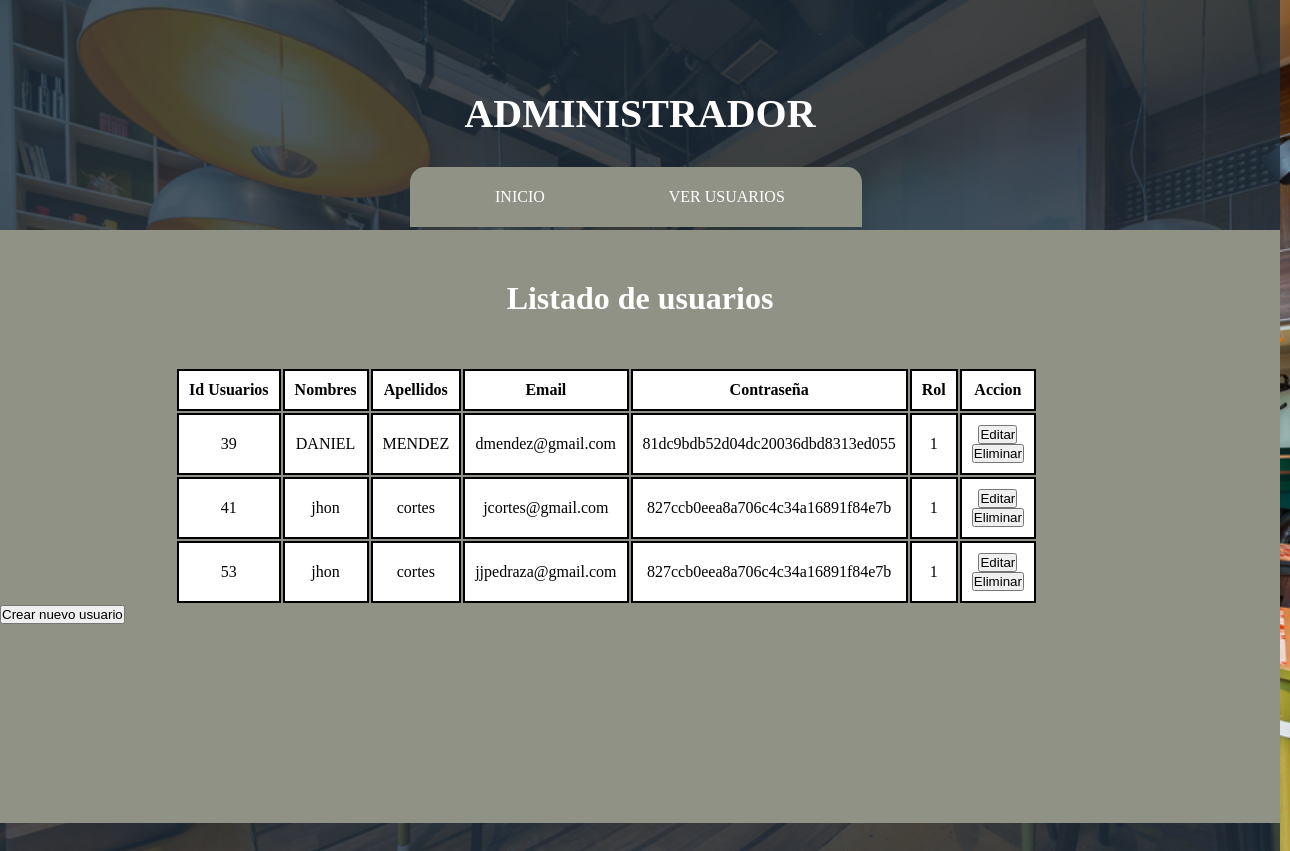
Screenshot of /PORTAFOLIO/deliciaExpress/vista/adminverusuarios.php with the database file from the repository.
### tables this page shows
CREATE TABLE `usuarios` (
  `IdUsuarios` int(11) NOT NULL,
  `NombreUsuarios` varchar(50) NOT NULL,
  `ApellidoUsuarios` varchar(100) NOT NULL,
  `EmailUsuarios` varchar(50) NOT NULL,
  `ContrasenaUsuarios` varchar(100) NOT NULL,
  `IdRoles` int(11) NOT NULL
);

### PORTAFOLIO/deliciaExpress/vista/adminverusuarios.php (the view, shortened to what this page needs)
<!DOCTYPE html>
<html lang="es">
<head>
	<link rel="stylesheet" type="text/css" href="../estilos/estilo19.css">
</head>
<body>
<header>
	<h1 id="tit">ADMINISTRADOR</h1>
	<nav>
		<a class="l1" href="inicioadmin.php">INICIO</a>
	    <a class="l1" href="adminverusuarios.php">VER USUARIOS</a>
	</nav>
</header>
<?php
include("../modelo/conexion.php");
?>
<div>
<h1 id="subt" align="center">Listado de usuarios</h1>
<table >
	<tr id="tr1">
    <td>Id Usuarios</td>
    <td>Nombres </td>
    <td>Apellidos</td>
    <td>Email</td>
    <td>Contraseña</td>
    <td>Rol</td>
	<td>Accion</td>
    </tr>
    <?php
	$registro=mysqli_query($conn,"select IdUsuarios,NombreUsuarios,ApellidoUsuarios,EmailUsuarios,ContrasenaUsuarios,IdRoles from usuarios") or die("Problemas en la consulta: " .mysqli_error($conn));
	?>
	<?php
	while($reg=mysqli_fetch_array($registro)){
	?>
	<tr>
		<td><?php echo $reg['IdUsuarios'] ?></td>
		<td><?php echo $reg['NombreUsuarios'] ?></td>
		<td><?php echo $reg['ApellidoUsuarios'] ?></td>
		<td><?php echo $reg['EmailUsuarios'] ?></td>
		<td><?php echo $reg['ContrasenaUsuarios'] ?></td>
		<td><?php echo $reg['IdRoles'] ?></td>
		<td>
			<a href="actualizar.php"><button>Editar</button></a>
			<form method="post" action="../modelo/eliminar.php">
			<input class="b1" type="submit" id="m" name="register" value="Eliminar">
			</form>
		</td>
	</tr>
	<?php
    }
	?>
</table>
<a href="regusua.php"><button>Crear nuevo usuario</button></a>
</div>
</body>
</html>

### PORTAFOLIO/deliciaExpress/estilos/estilo19.css (style rules this page uses)
* { margin:0; padding: 0; box-sizing: border-box; }
html { background-image: url(../imagenes/fondo.jpeg); background-repeat: no-repeat; background-attachment: fixed; background-size: cover; }
body { width: 1280px; height: 913px; background-color: rgba(29,45,59,0.8); }
header { width: 1280px; height: 100px; padding: 90px 200px; }
header nav { position:absolute; height: 60px; line-height: 60px; width: 35%; margin-top: 30px; margin-left: 210px; background-color:rgb(143,146,132); border-top-right-radius: 15px; border-top-left-radius: 15px; padding-left: 25px; }
header nav .l1 { color: #fff; display: inline-block; padding: 10px 60px; line-height: 1; text-decoration: none; border-radius: 5px; }
#tit { color: #fff; text-align: center; font-family: Showcard Gothic; font-size: 40px; }
#subt { font-family: 'Kalam', cursive; color: #fff; }
div { background-color:rgb(143,146,132); height: 65%; margin-top: 50px; padding-top: 50px; }
table { border:2px none solid; text-align: center; margin-top: 50px; margin-left: 175px; }
#tr1 { font-weight: bold; }
td { border: 2px #000000 solid; background-color: #fff; padding: 10px; }

### rows the page displays
usuarios: IdUsuarios "39", NombreUsuarios "DANIEL", ApellidoUsuarios "MENDEZ", EmailUsuarios "dmendez@gmail.com", ContrasenaUsuarios "81dc9bdb52d04dc20036dbd8313ed055", IdRoles "1"
usuarios: IdUsuarios "41", NombreUsuarios "jhon", ApellidoUsuarios "cortes", EmailUsuarios "jcortes@gmail.com", ContrasenaUsuarios "827ccb0eea8a706c4c34a16891f84e7b", IdRoles "1"
usuarios: IdUsuarios "53", NombreUsuarios "jhon", ApellidoUsuarios "cortes", EmailUsuarios "jjpedraza@gmail.com", ContrasenaUsuarios "827ccb0eea8a706c4c34a16891f84e7b", IdRoles "1"
